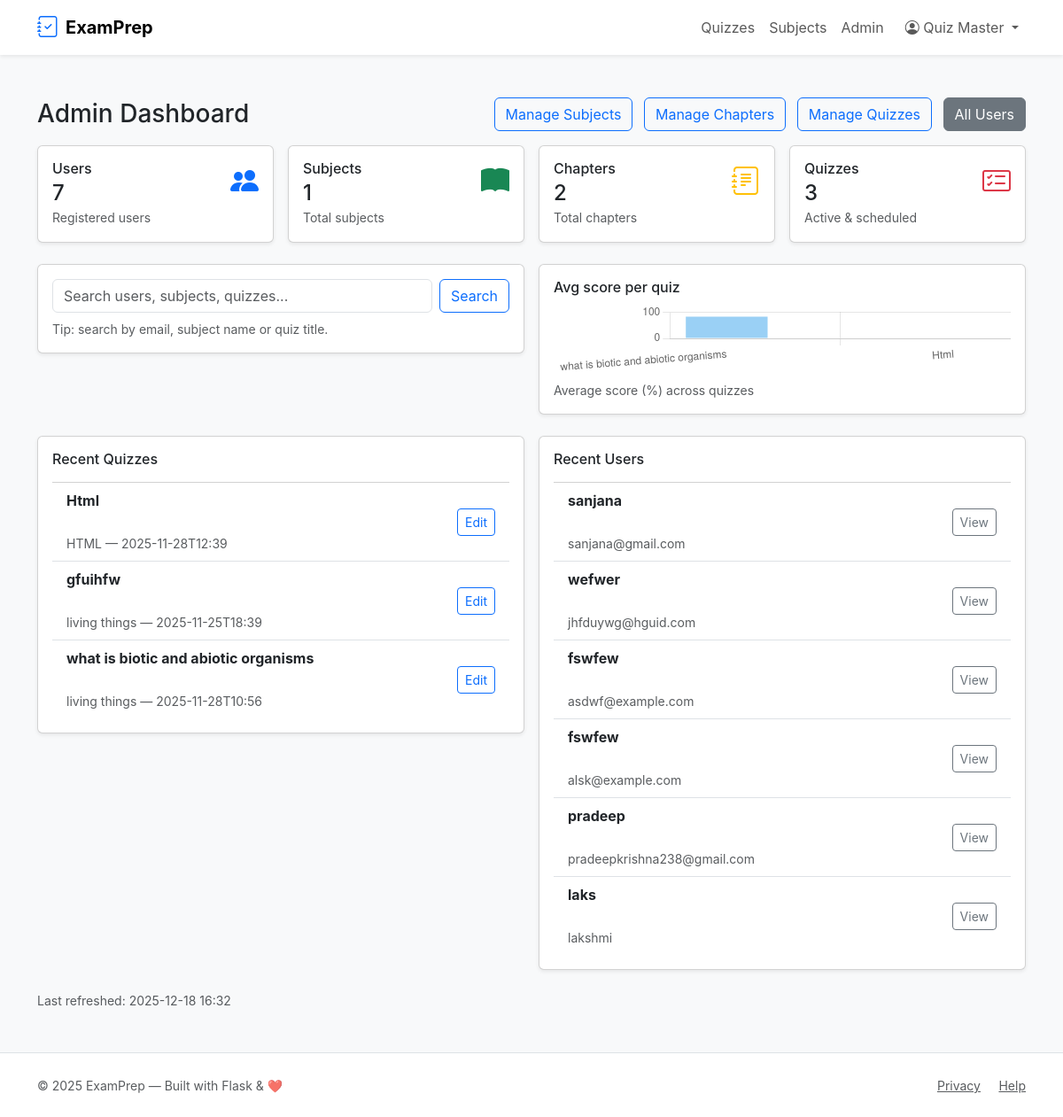
The page /admin (signed in) on the database its author committed.
### tables this page shows
CREATE TABLE quizzes (
    id INTEGER PRIMARY KEY AUTOINCREMENT,
    chapter_id INTEGER NOT NULL,
    title TEXT NOT NULL,
    description TEXT,
    start_datetime TEXT,        -- ISO string e.g. 2025-11-16T10:00:00 (UTC)
    duration_minutes INTEGER,   -- duration in minutes (HH*60 + MM)
    is_active INTEGER DEFAULT 1,
    created_on TEXT NOT NULL DEFAULT (datetime('now')),
    FOREIGN KEY(chapter_id) REFERENCES chapters(id) ON DELETE CASCADE
);

CREATE TABLE chapters (
    id INTEGER PRIMARY KEY AUTOINCREMENT,
    subject_id INTEGER NOT NULL,
    name TEXT NOT NULL,
    description TEXT,
    created_on TEXT NOT NULL DEFAULT (datetime('now')),
    FOREIGN KEY(subject_id) REFERENCES subjects(id) ON DELETE CASCADE
);

CREATE TABLE users (
    id INTEGER PRIMARY KEY AUTOINCREMENT,
    email TEXT UNIQUE NOT NULL,
    password_hash TEXT NOT NULL,
    full_name TEXT,
    qualification TEXT,
    dob TEXT,
    role TEXT NOT NULL CHECK(role IN ('admin','user')) DEFAULT 'user',
    created_on TEXT NOT NULL DEFAULT (datetime('now'))
);

### app.py (the view)
@app.route('/admin')
@admin_required
def admin_dashboard():
    user_count = query_db('SELECT COUNT(*) as c FROM users', one=True)['c']
    subject_count = query_db('SELECT COUNT(*) as c FROM subjects', one=True)['c']
    chapter_count = query_db('SELECT COUNT(*) as c FROM chapters', one=True)['c']
    quiz_count = query_db('SELECT COUNT(*) as c FROM quizzes', one=True)['c']
    recent_quizzes = query_db('''
        SELECT q.id, q.title, q.start_datetime, ch.name as chapter_name
        FROM quizzes q
        LEFT JOIN chapters ch ON q.chapter_id = ch.id
        ORDER BY COALESCE(q.created_on, q.id) DESC LIMIT 6
    ''')
    recent_users = query_db('SELECT id, email, full_name FROM users ORDER BY id DESC LIMIT 6')
    avg_rows = query_db('''
        SELECT q.title, ROUND( AVG(1.0 * s.score / s.total * 100), 2) as avg_percent
        FROM quizzes q
        LEFT JOIN scores s ON s.quiz_id = q.id
        GROUP BY q.id
        ORDER BY avg_percent DESC
        LIMIT 12
    ''')
    avg_quiz_labels = [r['title'] for r in avg_rows]
    avg_quiz_avgs = [r['avg_percent'] or 0 for r in avg_rows]
    return render_template(
        'admin_dashboard.html',
        user_count=user_count,
        subject_count=subject_count,
        chapter_count=chapter_count,
        quiz_count=quiz_count,
        recent_quizzes=recent_quizzes,
        recent_users=recent_users,
        avg_quiz_labels=json.dumps(avg_quiz_labels),
        avg_quiz_avgs=json.dumps(avg_quiz_avgs),
        last_refreshed=datetime.now().strftime('%Y-%m-%d %H:%M')
    )

### app.py (called while the page is built)
def get_db():
    db = getattr(g, '_database', None)
    if db is None:
        db = g._database = sqlite3.connect(DATABASE)
        db.row_factory = sqlite3.Row
    return db

@app.teardown_appcontext
def close_connection(exc):
    db = getattr(g, '_database', None)
    if db is not None:
        db.close()

def query_db(query, args=(), one=False):
    cur = get_db().execute(query, args)
    rv = cur.fetchall()
    cur.close()
    return (rv[0] if rv else None) if one else rv

def admin_required(f):
    @wraps(f)
    def decorated(*args, **kwargs):
        if 'user_id' not in session or session.get('role') != 'admin':
            flash('Admin access required.', 'danger')
            return redirect(url_for('index'))
        return f(*args, **kwargs)
    return decorated

### templates/admin_dashboard.html (shortened to what this page needs)
{% extends 'layout.html' %}
{% block content %}
<div class="d-flex justify-content-between align-items-center mb-3">
  <h3 class="mb-0">Admin Dashboard</h3>
  <div>
    <a class="btn btn-outline-primary me-2" href="{{ url_for('admin_subjects') }}">Manage Subjects</a>
    <a class="btn btn-outline-primary me-2" href="{{ url_for('admin_chapters') }}">Manage Chapters</a>
    <a class="btn btn-outline-primary me-2" href="{{ url_for('admin_quizzes') }}">Manage Quizzes</a>
    <a class="btn btn-secondary" href="{{ url_for('admin_users') }}">All Users</a>
  </div>
</div>
<div class="row g-3 mb-4">
  <div class="col-sm-6 col-md-3">
    <div class="card p-3 shadow-sm">
      <div class="d-flex justify-content-between align-items-start">
        <div>
          <h6 class="mb-1">Users</h6>
          <div class="h4 mb-0">{{ user_count or 0 }}</div>
          <small class="text-muted">Registered users</small>
        </div>
        <div class="text-primary fs-2">
          <i class="bi bi-people-fill"></i>
        </div>
      </div>
    </div>
  </div>
  <div class="col-sm-6 col-md-3">
    <div class="card p-3 shadow-sm">
      <div class="d-flex justify-content-between align-items-start">
        <div>
          <h6 class="mb-1">Subjects</h6>
          <div class="h4 mb-0">{{ subject_count or 0 }}</div>
          <small class="text-muted">Total subjects</small>
        </div>
        <div class="text-success fs-2"><i class="bi bi-book-fill"></i></div>
      </div>
    </div>
  </div>
  <div class="col-sm-6 col-md-3">
    <div class="card p-3 shadow-sm">
      <div class="d-flex justify-content-between align-items-start">
        <div>
          <h6 class="mb-1">Chapters</h6>
          <div class="h4 mb-0">{{ chapter_count or 0 }}</div>
          <small class="text-muted">Total chapters</small>
        </div>
        <div class="text-warning fs-2"><i class="bi bi-journal-text"></i></div>
      </div>
    </div>
  </div>
  <div class="col-sm-6 col-md-3">
    <div class="card p-3 shadow-sm">
      <div class="d-flex justify-content-between align-items-start">
        <div>
          <h6 class="mb-1">Quizzes</h6>
          <div class="h4 mb-0">{{ quiz_count or 0 }}</div>
          <small class="text-muted">Active & scheduled</small>
        </div>
        <div class="text-danger fs-2"><i class="bi bi-card-checklist"></i></div>
      </div>
    </div>
  </div>
</div>
<div class="row g-3 mb-4">
  <div class="col-lg-6">
    <div class="card p-3 shadow-sm">
      <form method="get" action="{{ url_for('admin_dashboard') }}" class="d-flex gap-2">
        <input name="q" class="form-control" placeholder="Search users, subjects, quizzes..." value="{{ request.args.get('q','') }}">
        <button class="btn btn-outline-primary">Search</button>
      </form>
      <div class="mt-2 small text-muted">Tip: search by email, subject name or quiz title.</div>
    </div>
  </div>
  <div class="col-lg-6">
    <div class="card p-3 shadow-sm">
      <h6>Avg score per quiz</h6>
      <canvas id="adminAvgChart" height="80"></canvas>
      <div class="small text-muted mt-2">Average score (%) across quizzes</div>
    </div>
  </div>
</div>
<div class="row g-3">
  <div class="col-lg-6">
    <div class="card p-3 shadow-sm">
      <h6 class="mb-3">Recent Quizzes</h6>
      <ul class="list-group list-group-flush">
        {% for q in recent_quizzes %}
          <li class="list-group-item d-flex justify-content-between align-items-center">
            <div>
              <strong>{{ q.title }}</strong><br><small class="text-muted">{{ q.chapter_name or '' }} — {{ q.start_datetime or 'No schedule' }}</small>
            </div>
            <div class="text-end">
              <a class="btn btn-sm btn-outline-primary" href="{{ url_for('admin_edit_quiz', quiz_id=q.id) }}">Edit</a>
            </div>
          </li>
        {% else %}
          <li class="list-group-item">No quizzes yet.</li>
        {% endfor %}
      </ul>
    </div>
  </div>
  <div class="col-lg-6">
    <div class="card p-3 shadow-sm">
      <h6 class="mb-3">Recent Users</h6>
      <ul class="list-group list-group-flush">
        {% for u in recent_users %}
          <li class="list-group-item d-flex justify-content-between align-items-center">
            <div>
              <strong>{{ u.full_name or u.email }}</strong><br><small class="text-muted">{{ u.email }}</small>
            </div>
            <div class="text-end">
              <a class="btn btn-sm btn-outline-secondary" href="{{ url_for('admin_users') }}">View</a>
            </div>
          </li>
        {% else %}
          <li class="list-group-item">No users yet.</li>
        {% endfor %}
      </ul>
    </div>
  </div>
</div>
<div class="mt-4 small text-muted">Last refreshed: {{ last_refreshed or "-" }}</div>
{% endblock %}
{% block scripts %}
<script>
  const quizLabels = {{ avg_quiz_labels|default('[]')|safe }};
  const quizAvgs = {{ avg_quiz_avgs|default('[]')|safe }};
  new Chart(document.getElementById('adminAvgChart'), {
    type: 'bar',
    data: {
      labels: quizLabels,
      datasets: [{ label: 'Avg %', data: quizAvgs }]
    },
    options: {
      scales: { y: { beginAtZero: true, max: 100 } },
      plugins: { legend: { display: false } }
    }
  });
</script>
{% endblock %}

### static/css/style.css (style rules this page uses)
body { font-family: Inter, system-ui, -apple-system, "Segoe UI", Roboto, "Helvetica Neue", Arial; }
.list-group-item { cursor: pointer; }
.list-group-item strong { display:block; }

### rows shown on the page
quizzes: title "Html", name "HTML", start_datetime "2025-11-28T12:39"
quizzes: title "gfuihfw", name "living things", start_datetime "2025-11-25T18:39"
quizzes: title "what is biotic and abiotic organisms", name "living things", start_datetime "2025-11-28T10:56"
users: full_name "sanjana", email "sanjana@gmail.com"
users: full_name "wefwer", email "jhfduywg@hguid.com"
users: full_name "fswfew", email "asdwf@example.com"
users: full_name "fswfew", email "alsk@example.com"
users: full_name "pradeep", email "pradeepkrishna238@gmail.com"
users: full_name "laks", email "lakshmi"

### other values the page prints
{{ session.get('user_name') }} "Quiz Master"
{{ user_count or 0 }} "7"
{{ subject_count or 0 }} "1"
{{ chapter_count or 0 }} "2"
{{ quiz_count or 0 }} "3"
{{ (2025) }} "2025"
